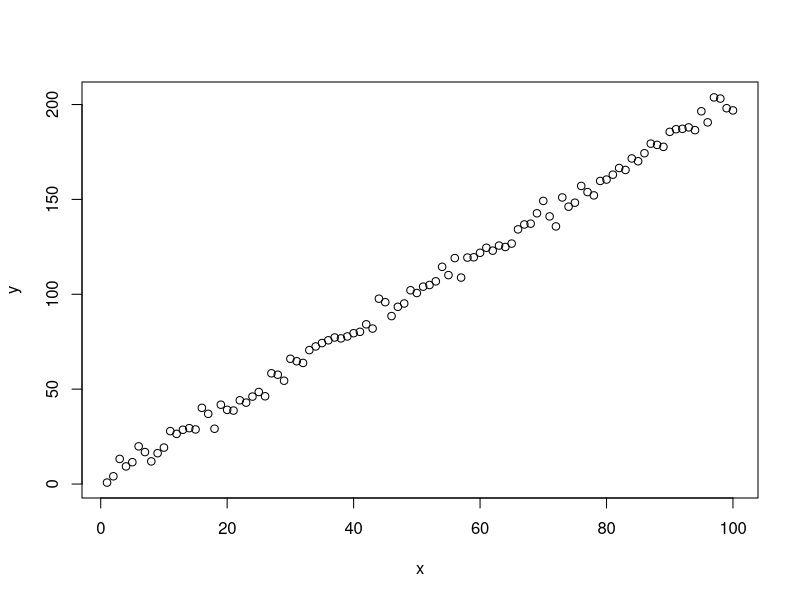
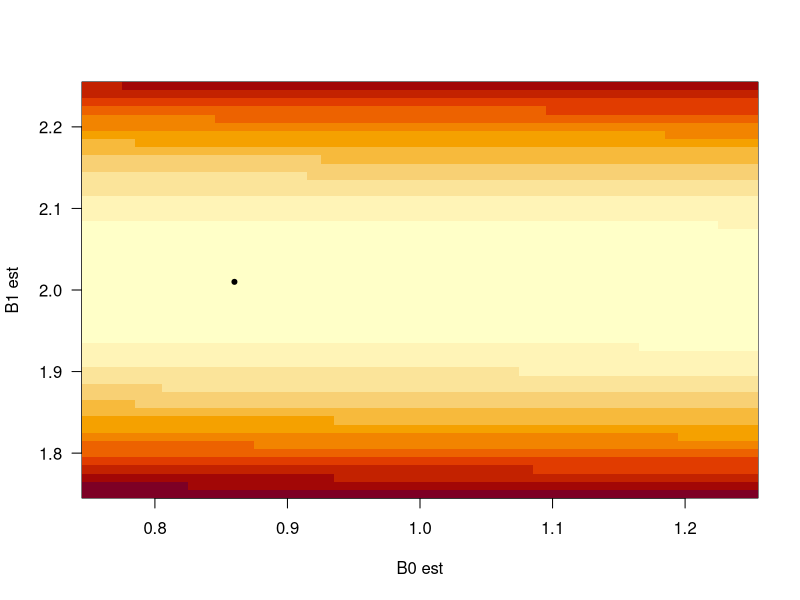
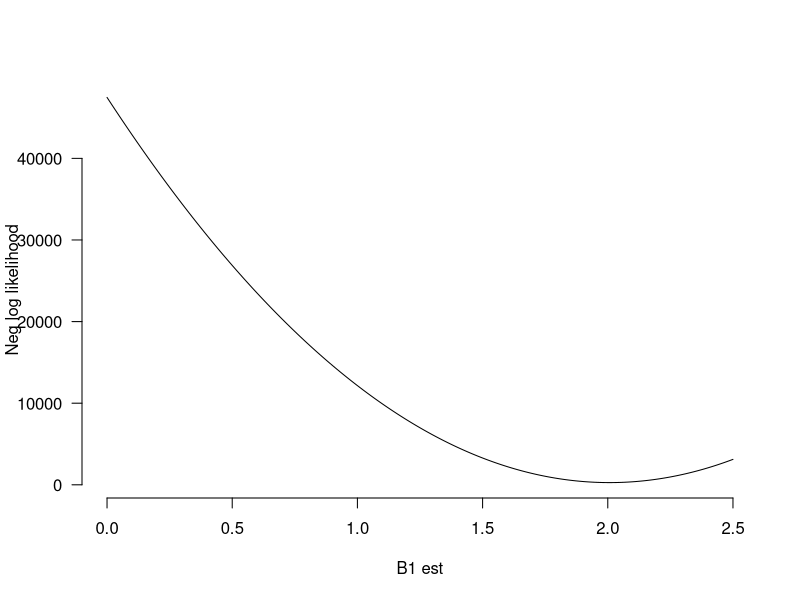
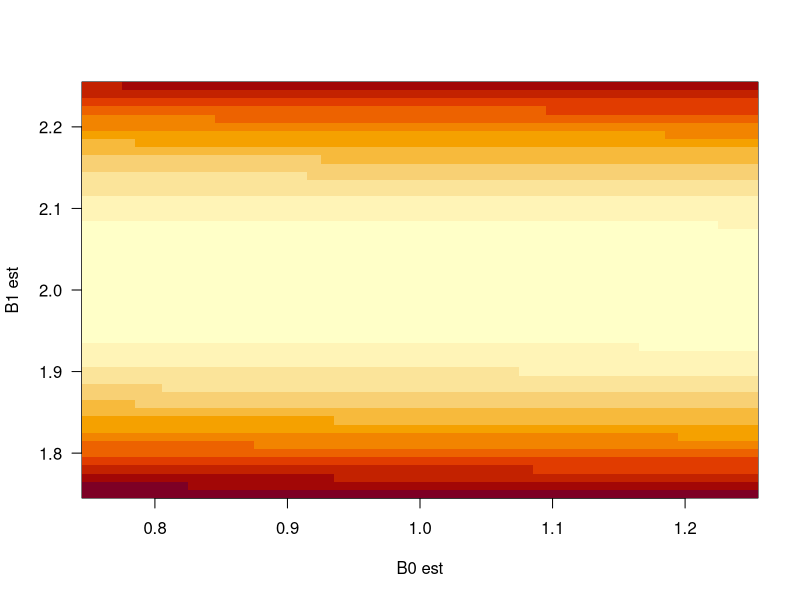
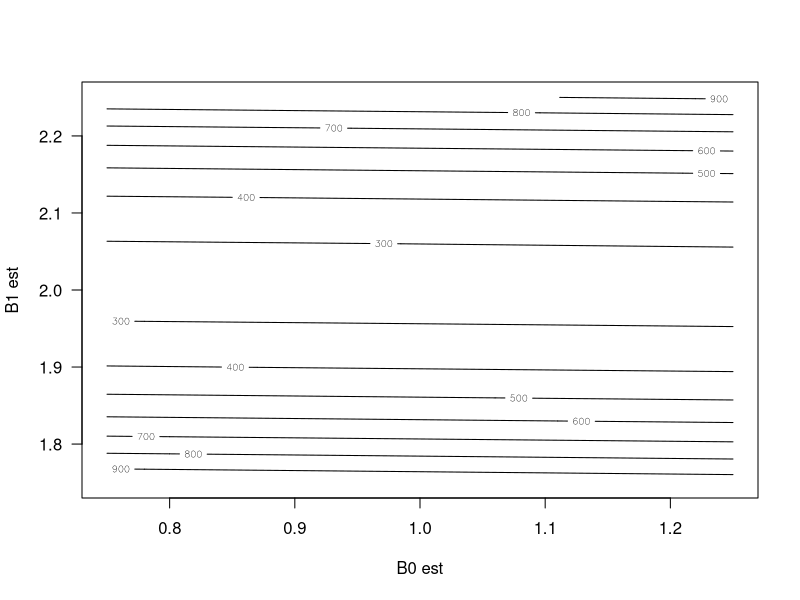
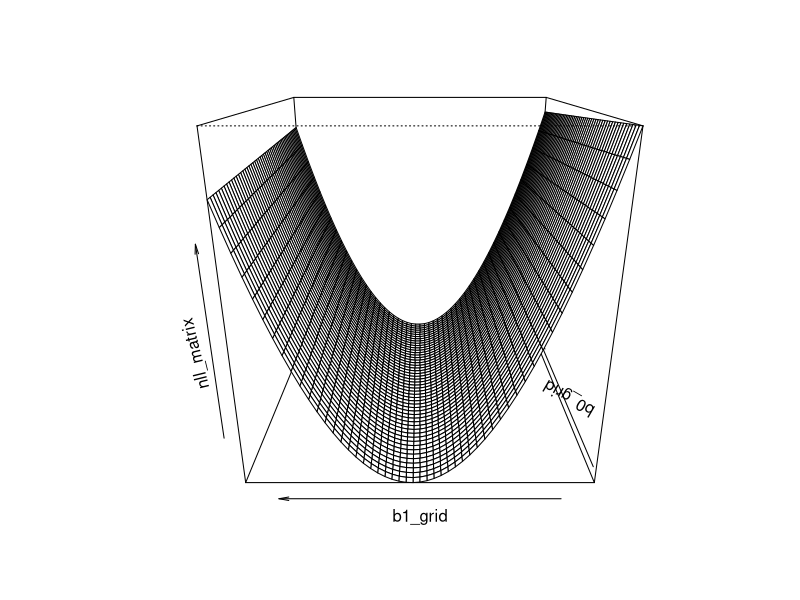

The R script that drew these images, in order:
#Amanda Kerkhove and Quinn Smith and Adrianna Gorsky 
#Zoo 955 HW8 MLE

# Q1: Simulate some data for a linear regression using the simple linear regression model: yi = beta_0 + beta_1*xi + error 
# Where error~N(0,sig).  

#100 points, roughly slope of 2, sigma of 4, intercept of 1

set.seed(123)
b0<-1
b1<-2
sig<-4
x<-1:100

y=b0+b1*x+rnorm(length(x), mean=0, sd=sig)
plot(y~x)

model<-lm(y~x)

#plot(model)

ci<-confint(model, x, level=.95)
ci
#2.5 %   97.5 %
#  (Intercept) -0.6084649 2.317234
#x            1.9848956 2.035193
#Model assumptions look alright, qq plot is a little hazy but if you squint hard enough it's ok

# Q2: Analyze the data generated in Q1 using the normal equation:
x1<-cbind(rep(1, length(x)), x)
b<-solve(t(x1)%*%x1) %*% (t(x1)%*%y)
b
#0.8543846
#x 2.0100443
#The estimates are pretty close to our values! Not as close as the first method though 

# Q3: Analyze the data generated in Q1 using a grid search to minimize the sum of squared errors (no need to iterate more than twice):

rss_1 <- function(y, y_pred){sum((y_pred-y)^2)}

# Set grid search
b0_grid <- seq(.75, 1.25, .01)
b1_grid <- seq(1.75, 2.25, .01)
rss_matrix <- matrix(data=NA, nrow=length(b0_grid), ncol=length(b1_grid), 
                     dimnames=list(b0_grid, b1_grid))
# Begin grid search: i <- 1; j <- 1
for(i in 1:length(b0_grid)){
  b0_curr <- b0_grid[i]
  for(j in 1:length(b1_grid)){
    b1_curr <- b1_grid[j]
    y_pred <- b0_curr + b1_curr*x
    rss <- rss_1(y, y_pred)
    rss_matrix[i,j] <- rss
  }
}

rss_2 <- which(rss_matrix==min(rss_matrix), arr.ind=T)
rss_coef <- c(b0_grid[rss_2[1]], b1_grid[rss_2[2]])
# Visualize grid search
image(x=b0_grid, y=b1_grid, z=rss_matrix, las=1, xlab="B0 est", ylab="B1 est")
points(x=rss_coef[1], y=rss_coef[2], pch=20, cex=1)

rss_coef

#B0 is 0.86, which is kinda close 
#B1 is 2.01, which is very close 

# Q4: Analyze the data generated in Q1 using a grid search to minimize the negative log likelihood (no need to iterate more than twice).  Note, there is a third parameter that you will need to estimate here: sig

nll_1 <- function(y, y_pred, sig){
  -sum(dnorm(x=y, mean=y_pred, sd=sig, log=T))
}

#Grid search
b0_grid <- seq(.75, 1.25, .01)
b1_grid <- seq(1.75, 2.25, .01)
sig_eval <- seq(2,5,0.1)
nll_array <- array(data=NA, dim=c(length(b0_grid), length(b1_grid), length(sig_eval)), 
                   dimnames=list(b0_grid, b1_grid, sig_eval))
#Grid search: i <- 1; j <- 1; k <- 1
for(i in 1:length(b0_grid)){
  b0_curr <- b0_grid[i]
  for(j in 1:length(b1_grid)){
    b1_curr <- b1_grid[j]
    for(k in 1:length(sig_eval)){
      sig_curr <- sig_eval[k]
      y_pred <- b0_curr + b1_curr*x
      nll <- nll_1(y, y_pred, sig)
      nll_array[i,j,k] <- nll
    }
  }
}
#Evaluate best parameters 
nll_2 <- which(nll_array==min(nll_array), arr.ind=T)
nll_coef <- c(b0_grid[nll_2[1]], 
                   b1_grid[nll_2[2]],
                   sig_eval[nll_2[2]])
nll_coef

# Q5: Analyze the data generated in Q1 using optim() to minimize the negative log likelihood.  

fun_1 <- function(par){
  b0 <- par[1]
  b1 <- par[2]
  sig <- par[3]
  y_pred <- b0 + b1*x
  nll <- nll_1(y, y_pred, sig)
}

#optim() stuff 
fit <- optim(par=c(1,2,4), fn=fun_1)
optim_coef <- fit$par

optim_coef

#This did converge, the estimates are not on the bounds that we gave the function but within bounds 
#If we blow the bounds out we can see that this is the global maximum (we still need to do this)

# Q6: Plot a likelihood profile for the slope parameter while estimating the conditional MLEs of the intercept and sig for each plotted value of the slope parameter (see p. 173 of Hilborn and Mangel).

# Nicer function for calculating NLL
nll_1_new <- function(b0, b1, sig, y){
  y_pred <- b0 + b1*x
  nll <- nll_1(y, y_pred, sig)
}

# Parameters 
b0_hold <- b0 * 1.05
sig_hold <- sig * 0.95

# Estimate NLL over slopes
b1s <- seq(0,2.5,0.01)
nlls <- sapply(1:length(b1s), function(x) nll_1_new(b0_hold, b1s[x], sig_hold, y))
plot(nlls~b1s, type="l", bty="n", las=1, xlab="B1 est", ylab="Neg log likelihood")

#Lowest negative log likelihood at our estimated slope of 2, increases on each side! 

# Q7: Plot the joint likelihood surface for the intercept and slope parameters.  Is there evidence of confounding between these two parameters (i.e., a ridge rather than a mountain top)?

# Parameters 
b0_grid <- seq(.75, 1.25, .01)
b1_grid <- seq(1.75, 2.25, .01)
sig_hold <- sig

# Setup grid search
nll_matrix <- matrix(data=NA, nrow=length(b0_grid), ncol=length(b1_grid), 
                     dimnames=list(b0_grid, b1_grid))
# Begin grid search: i <- 1; j <- 1
for(i in 1:length(b0_grid)){
  b0_curr <- b0_grid[i]
  for(j in 1:length(b1_grid)){
    b1_curr <- b1_grid[j]
    nll <- nll_1_new(b0_curr, b1_curr, sig_hold, y)
    nll_matrix[i,j] <- nll
  }
}
# Visualize grid search
#This is wild 
image(x=b0_grid, y=b1_grid, z=nll_matrix, las=1, xlab="B0 est", ylab="B1 est")
contour(x=b0_grid, y=b1_grid, z=nll_matrix, las=1, xlab="B0 est", ylab="B1 est")
persp(x=b0_grid, y=b1_grid, z=nll_matrix, theta=270, phi=20)

#There is confounding between the parameters, we can see the graph has a ridge and looks like a taco 

# Q8: How different are the estimated coefficients from Q1, Q2, and Q5 and how do they compare to the true values?

#These values are slightly different from one another, the analytical solution was the "best" probably because this was 
#a simple simulated dataset. The optimization approach would probably be better for complex data 